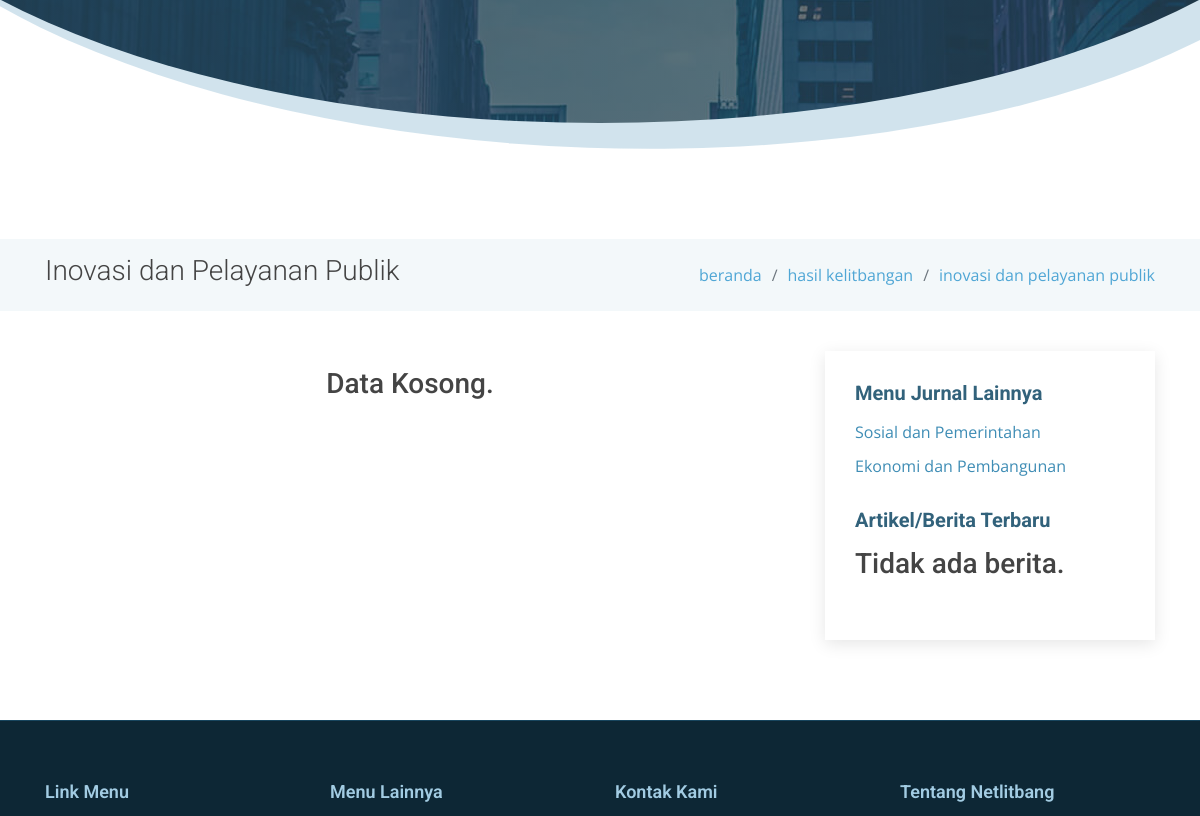
The page /client/litbang/inovasi-pelayanan-publik (middle part) on the database as committed earlier.
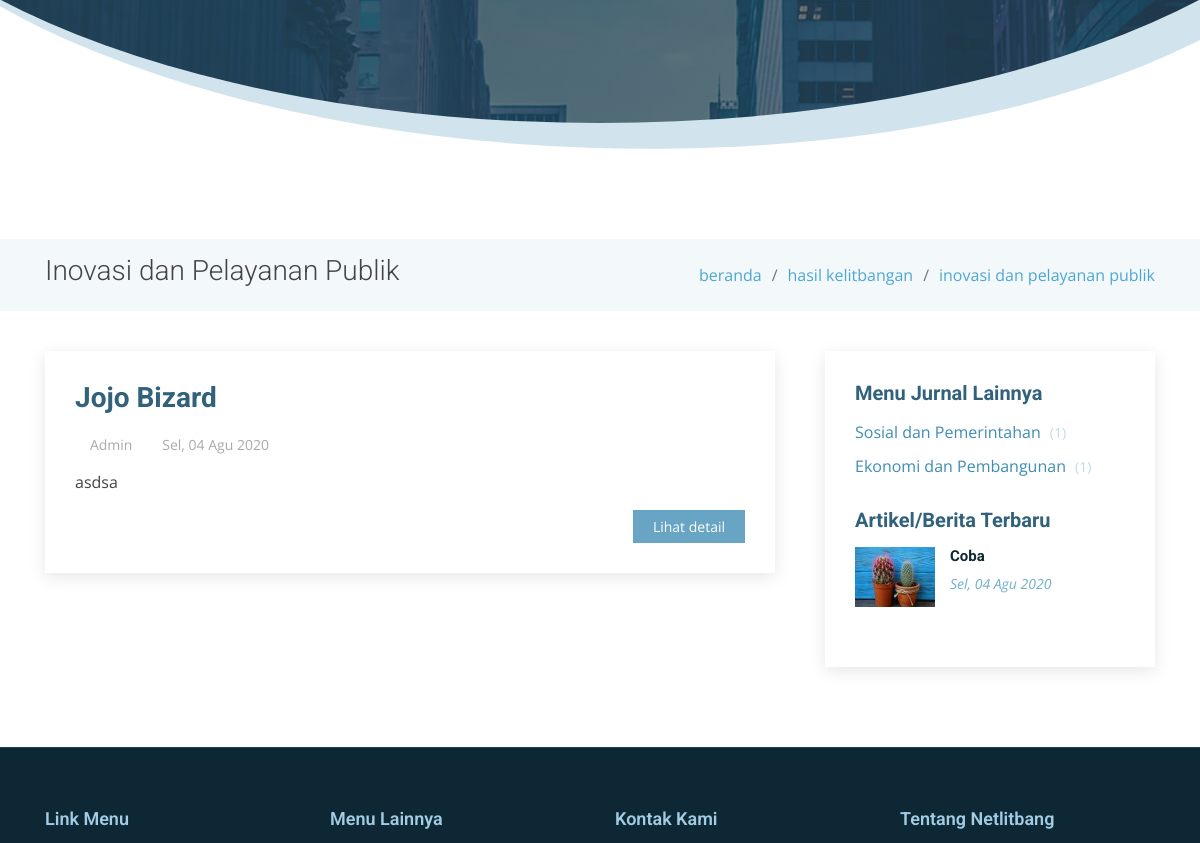
The same page on the database as committed later.
### tables this page shows
CREATE TABLE `articles` (
  `id` int(11) NOT NULL,
  `title` varchar(250) DEFAULT NULL,
  `content` text NOT NULL,
  `file` varchar(55) DEFAULT NULL,
  `start_date` date DEFAULT NULL,
  `end_date` date DEFAULT NULL,
  `type` enum('sop-kelitbangan','rik-bombana','agenda-kegiatan','rekomendasi','artikel-berita','sosial-pemerintahan','ekonomi-pembangunan','inovasi-pelayanan-publik') NOT NULL,
  `slug` varchar(250) DEFAULT NULL,
  `created_at` timestamp NOT NULL DEFAULT CURRENT_TIMESTAMP,
  `created_by` int(11) NOT NULL,
  `updated_at` timestamp NULL DEFAULT NULL,
  `updated_by` int(11) DEFAULT NULL
);

### client/application/controllers/Litbang.php (called while the page is built, shortened)
<?php
class Litbang extends CI_Controller {
	public function __construct() {
		$this->load->model('Litbang_model');
	}
	public function index($content = 'sosial-pemerintahan')
	{
		$data					= $this->__getContentData($content, 'index');
		$data['new_articles']	= $this->Litbang_model->getNewArticle();
		$this->load->view('templates/header');
		$this->load->view('templates/head-content', $data);
		$this->load->view('pages/litbang/'.$content);
		$this->load->view('templates/footer');
	}
	protected function __getContentData($content, $function = 'index', $slug = NULL) {
		if($function == 'index') {
			if($content == 'sosial-pemerintahan') {
				$data				= $this->__getPagination($content, 'articles');
				$data['head']		= 'Sosial dan Pemerintahan';
				$data['content']	= 'Publikasi jurnal tema sosial dan pemerintahan.';
				$data['title']		= 'Sosial dan Pemerintahan';
				$data['link_map']	= [
					[
						'title'	=> 'beranda',
						'slug'	=> base_url()
					],
					[
						'title'	=> 'hasil kelitbangan',
						'slug'	=> NULL
					],
					[
						'title'	=> 'sosial dan pemerintahan',
						'slug'	=> NULL
					],
				];
				$data['side_submenu']	= [
					[
						'title'	=> 'Ekonomi dan Pembangunan',
						'slug'	=> base_url('litbang/ekonomi-pembangunan'),
						'total'	=> $this->Litbang_model->getTotalData('ekonomi-pembangunan', 'articles')
					],
					[
						'title'	=> 'Inovasi dan Pelayanan Publik',
						'slug'	=> base_url('litbang/inovasi-pelayanan-publik'),
						'total' => $this->Litbang_model->getTotalData('inovasi-pelayanan-publik', 'articles')
					]
				];
				return $data;
			}else if($content == 'inovasi-pelayanan-publik') {
				$data				= $this->__getPagination($content, 'articles');
				$data['head']		= 'Inovasi dan Pelayanan Publik';
				$data['content']	= 'Publikasi jurnal tema inovasi dan pelayanan publik.';
				$data['title']		= 'Inovasi dan Pelayanan Publik';
				$data['link_map']	= [
					[
						'title'	=> 'beranda',
						'slug'	=> base_url()
					],
					[
						'title'	=> 'hasil kelitbangan',
						'slug'	=> NULL
					],
					[
						'title'	=> 'inovasi dan pelayanan publik',
						'slug'	=> NULL
					],
				];
				$data['side_submenu']	= [
					[
						'title'	=> 'Sosial dan Pemerintahan',
						'slug'	=> base_url('litbang/sosial-pemerintahan'),
						'total'	=> $this->Litbang_model->getTotalData('sosial-pemerintahan', 'articles')
					],
					[
						'title'	=> 'Ekonomi dan Pembangunan',
						'slug'	=> base_url('litbang/ekonomi-pembangunan'),
						'total' => $this->Litbang_model->getTotalData('ekonomi-pembangunan', 'articles')
					]
				];
				return $data;
			}
		}else if($function == 'detail') {
			if($content == 'sosial-pemerintahan') {
				$data['results']	= $this->Litbang_model->getDetailData('articles', $slug);
				$data['head']		= 'Sosial dan Pemerintahan';
				$data['content']	= 'Publikasi jurnal tema sosial dan pemerintahan.';
				$data['title']		= 'Sosial dan Pemerintahan';
				$data['link_map']	= [
					[
						'title'	=> 'beranda',
						'slug'	=> base_url()
					],
					[
						'title'	=> 'jurnal',
						'slug'	=> NULL
					],
					[
						'title'	=> 'sosial dan pemerintahan',
						'slug'	=> base_url('litbang/sosial-pemerintahan')
					],
					[
						'title'	=> 'detail jurnal',
						'slug'	=> NULL
					],
				];
				$data['side_submenu']	= [
					[
						'title'	=> 'Ekonomi dan Pembangunan',
						'slug'	=> base_url('litbang/ekonomi-pembangunan'),
						'total'	=> NULL
					],
					[
						'title'	=> 'Inovasi dan Pelayanan Publik',
						'slug'	=> base_url('litbang/inovasi-pelayanan-publik'),
						'total' => NULL
					]
				];
				return $data;
			}else if($content == 'ekonomi-pembangunan') {
				$data['results']	= $this->Litbang_model->getDetailData('articles', $slug);
				$data['head']		= 'Ekonomi dan Pembangunan';
				$data['content']	= 'Publikasi jurnal tema ekonomi dan pembangunan.';
				$data['title']		= 'Ekonomi dan Pembangunan';
				$data['link_map']	= [
					[
						'title'	=> 'beranda',
						'slug'	=> base_url()
					],
					[
						'title'	=> 'hasil kelitbangan',
						'slug'	=> NULL
					],
					[
						'title'	=> 'ekonomi dan pembangunan',
						'slug'	=> NULL
					],
				];
				$data['side_submenu']	= [
					[
						'title'	=> 'Sosial dan Pemerintahan',
						'slug'	=> base_url('litbang/sosial-pemerintahan'),
						'total'	=> $this->Litbang_model->getTotalData('sosial-pemerintahan', 'articles')
					],
					[
						'title'	=> 'Inovasi dan Pelayanan Publik',
						'slug'	=> base_url('litbang/inovasi-pelayanan-publik'),
						'total' => $this->Litbang_model->getTotalData('inovasi-pelayanan-publik', 'articles')
					]
				];
				return $data;
			}else if($content == 'inovasi-pelayanan-publik') {
				$data['results']	= $this->Litbang_model->getDetailData('articles', $slug);
				$data['head']		= 'Inovasi dan Pelayanan Publik';
				$data['content']	= 'Publikasi jurnal tema inovasi dan pelayanan publik.';
				$data['title']		= 'Inovasi dan Pelayanan Publik';
				$data['link_map']	= [
					[
						'title'	=> 'beranda',
						'slug'	=> base_url()
					],
					[
						'title'	=> 'hasil kelitbangan',
						'slug'	=> NULL
					],
					[
						'title'	=> 'inovasi dan pelayanan publik',
						'slug'	=> NULL
					],
				];
				$data['side_submenu']	= [
					[
						'title'	=> 'Sosial dan Pemerintahan',
						'slug'	=> base_url('litbang/sosial-pemerintahan'),
						'total'	=> $this->Litbang_model->getTotalData('sosial-pemerintahan', 'articles')
					],
					[
						'title'	=> 'Ekonomi dan Pembangunan',
						'slug'	=> base_url('litbang/ekonomi-pembangunan'),
						'total' => $this->Litbang_model->getTotalData('ekonomi-pembangunan', 'articles')
					]
				];
				return $data;
			}
		}
	}
	protected function __getPagination($content, $table, $per_page = 10) {
		$config['base_url'] 	= base_url('litbang/').$content;
		$config['total_rows'] 	= $this->Litbang_model->getTotalData($content, $table);
		$config['per_page'] 	= $per_page;
		$config["uri_segment"] 	= 3;
		$choice 				= $config["total_rows"] / $config["per_page"];
		$config["num_links"] 	= floor($choice);
		$config['first_link']       = 'First';
		$config['last_link']        = 'Last';
		$config['next_link']        = '<i class="icofont-rounded-right"></i>';
		$config['prev_link']        = '<i class="icofont-rounded-left"></i>';
		$config['full_tag_open']    = '<ul class="justify-content-center">';
		$config['full_tag_close']   = '</ul>';
		$config['num_tag_open']     = '<li>';
		$config['num_tag_close']    = '</li>';
		$config['cur_tag_open']     = '<li class="active"><a href="#">';
		$config['cur_tag_close']    = '</a></li>';
		$config['next_tag_open']    = '<li>';
		$config['next_tagl_close']  = '</li>';
		$config['prev_tag_open']    = '<li>';
		$config['prev_tagl_close']  = '</li>';
		$config['first_tag_open']   = '<li>';
		$config['first_tagl_close'] = '</li>';
		$config['last_tag_open']    = '<li>';
		$config['last_tagl_close']  = '</li>';
		$this->pagination->initialize($config);
		$data['page'] 				= ($this->uri->segment(3)) ? $this->uri->segment(3) : 0;
		$data['results'] 			= $this->Litbang_model->getContentData($content, $table, $config["per_page"], $data['page']);
		$data['pagination'] 		= $this->pagination->create_links();
		return $data;
	}
}

### client/index.php (called while the page is built, shortened)
<?php
require_once BASEPATH.'core/CodeIgniter.php';

### client/application/models/Litbang_model.php (called while the page is built, shortened)
<?php
class Litbang_model extends CI_Model{
    public function getContentData($type, $table, $limit, $start){
                      $this->db->limit($limit, $start);
                      $this->db->order_by('created_at', 'DESC');
        $results    = $this->db->get_where($table, ['type' => $type])->result_array();
        return $results;
    }
    public function getNewArticle(){
                      $this->db->limit(3);
                      $this->db->order_by('created_at', 'DESC');
        $results    = $this->db->get_where('articles', ['type' => 'artikel-berita'])->result_array();
        return $results;
    }
}

### client/application/helpers/RMY_helper.php (called while the page is built, shortened)
<?php defined('BASEPATH') OR exit('No direct script access allowed');
if (! function_exists('_limitText($string, $limit = 100)'))
{
	function _limitText($string, $limit = 100) {
        $string = strip_tags($string);
        return $string;
    }
}
if (! function_exists('_dateShortID($date)'))
{
	function _dateShortID($date){
        $bulan = array(
            'Jan',
            'Feb',
            'Mar',
            'Apr',
            'Mei',
            'Jun',
            'Jul',
            'Agu',
            'Sep',
            'Okt',
            'Nov',
            'Des'
        );
        $hari = array(
            'Monday' => 'Sen',
            'Tuesday' => 'Sel',
            'Wednesday' => 'Rab',
            'Thursday' => 'Kam',
            'Friday' => 'Jum',
            'Saturday' => 'Sab',
            'Sunday' => 'Min'
        );
        $split = explode(' ', $date);
        $split = explode('-', $split[0]);
        $indexHari = date('l', strtotime($date));
        return $hari[$indexHari].', '.$split[2].' '.$bulan[$split[1]-1].' '.$split[0];
    }
}

### client/application/views/pages/litbang/inovasi-pelayanan-publik.php (the view, shortened to what the changed rows need)
<main id="main">
    <section class="breadcrumbs">
        <div class="container">
            <div class="d-flex justify-content-between align-items-center">
            <h2><?=$title?></h2>
            <ol>
                <?php
                    foreach($link_map as $link) {
                ?>
                <li><a href="<?=$link['slug']?>"><?=$link['title']?></a></li>
                <?php
                    }
                ?>
            </ol>
            </div>
        </div>
    </section>
    <section class="blog" data-aos="fade-up" data-aos-easing="ease-in-out" data-aos-duration="500">
        <div class="container">
            <div class="row">
                <div class="col-lg-8 entries">
                    <?php
                        if(!empty($results)) {
                            foreach($results as $value) {
                    ?>
                    <article class="entry">
                        <h2 class="entry-title">
                            <a href="<?=base_url('litbang/detail/inovasi-pelayanan-publik/').$value['slug']?>"><?=_limitText($value['title'], 170)?></a>
                        </h2>
                        <div class="entry-meta">
                            <ul>
                                <li class="d-flex align-items-center">
                                    <i class="icofont-user"></i>
                                    <a href="#">Admin</a>
                                </li>
                                <li class="d-flex align-items-center">
                                    <i class="icofont-wall-clock"></i>
                                    <a href="#"><time datetime="2020-01-01"><?=_dateShortID($value['created_at'])?></time></a>
                                </li>
                            </ul>
                        </div>
                        <div class="entry-content">
                            <p><?=_limitText($value['content'], 450)?></p>
                            <div class="read-more">
                                <a href="<?=base_url('litbang/detail/inovasi-pelayanan-publik/').$value['slug']?>">Lihat detail</a>
                            </div>
                        </div>
                    </article>
                    <?php
                            }
                        }else {
                    ?>
                        <h3 class="text-center mt-3">Data Kosong.</h3>
                    <?php
                        }
                    ?>
                </div>
                <div class="col-lg-4">
                    <div class="sidebar">
                    <div class="sidebar-item categories">
                        <ul>
                            <?php
                                foreach($side_submenu as $submenu) {
                            ?>
                            <li><a href="<?=$submenu['slug']?>"><?=$submenu['title']?> <?=!empty($submenu['total']) ? '<span>('.$submenu['total'].')</span>' : '' ?></a></li>
                            <?php
                                }
                            ?>
                        </ul>
                    </div>
                    <div class="sidebar-item recent-posts">
                        <?php
                            if(!empty($new_articles)) {
                                foreach($new_articles as $value) {
                        ?>
                        <div class="post-item clearfix">
                            <img src="<?=base_url('uploads/images/thumbs/').$value['file']?>" alt="gambar">
                            <h4><a href="<?=base_url('journal/detail/artikel-berita/').$value['slug']?>"><?=_limitText($value['title'],35)?></a></h4>
                            <time datetime="<?=date('Y-m-d')?>"><?=_dateShortID($value['created_at'])?></time>
                        </div>
                        <?php
                                }
                            }else {
                        ?>
                        <h3>Tidak ada berita.</h3>
                        <?php
                            }
                        ?>
                    </div>
                    </div>
                </div>
            </div>
        </div>
    </section>
</main>

Rows that differ between the two databases and show on the page:
added articles: title "Jojo Bizard", created_at "Sel, 04 Agu 2020", content "asdsa"
added articles: file (picture), title "Coba", created_at "Sel, 04 Agu 2020", shown under "Artikel/Berita Terbaru"
Other text that changed with them:
new list line: "Sosial dan Pemerintahan ( 1 )"
new list line: "Ekonomi dan Pembangunan ( 1 )"
text no longer shown: "Data Kosong. Tidak ada berita."
list line gone: "Sosial dan Pemerintahan"
list line gone: "Ekonomi dan Pembangunan"
